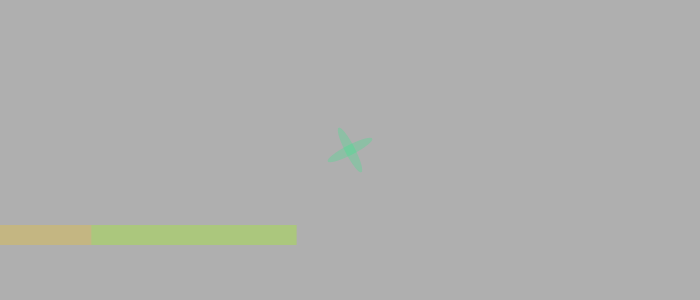
Frame 1 (no input)
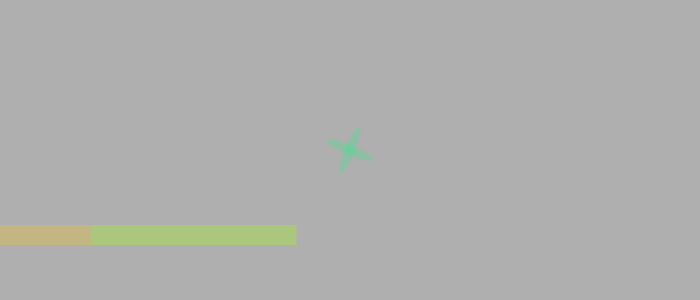
Frame 60 (the mouse pressed at the canvas centre just before this capture)
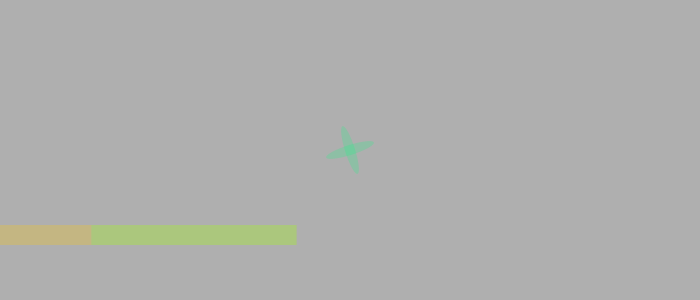
Frame 120 (the mouse held since frame 60 and released just before this capture)

The Processing sketch that drew these frames (run headless with seeded random() and noise(); from frame 60 on, the mouse is pressed at the canvas centre):

// Processing sketch: processing_119632
// ── processing_119632.pde

float angle=0;
void setup() {
size (700,300);
ellipseMode(CENTER);
}


void draw() {
background(175);
noStroke();

float seconds=map(second(),0,59,0,width);

pushMatrix();
translate(width/2,height/2);
rotate(seconds);
fill(0,255,121,50);
ellipse(0,0,10,50);
fill(0,255,121,50);
ellipse(0,0,50,10);
popMatrix();


float minutes=map(minute(),0,59,0,width);

fill(161,255,3,75);
rect(0,225,minutes,20);



float hours=map(hour(),0,23,0,width);

fill(255,144,144,75);
rect(0,225,hours,20);


}
